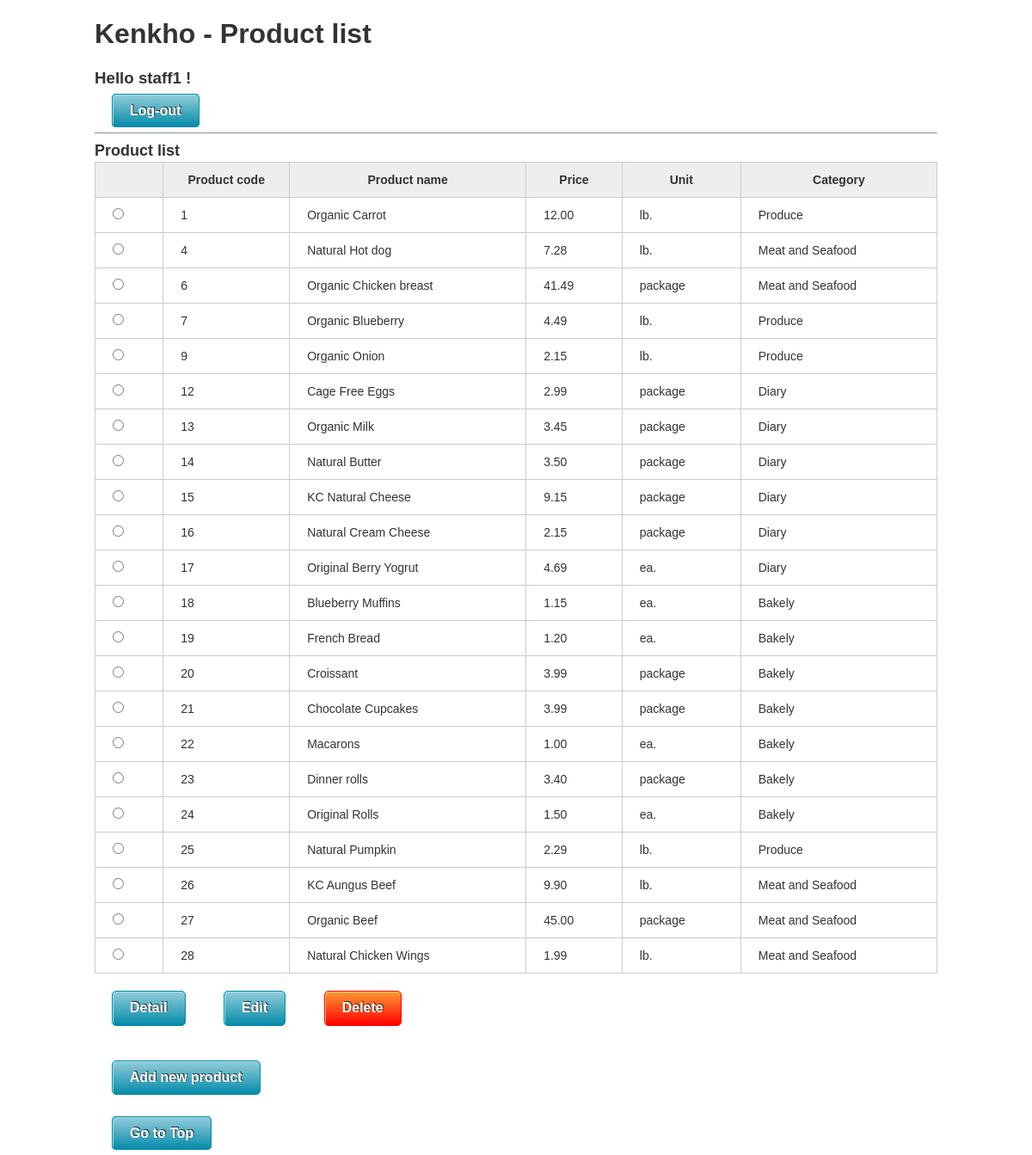
/management/main/product/pro_list.php (signed in), run on the app's committed database.
### tables this page shows
CREATE TABLE `mst_product` (
  `code` int(11) NOT NULL,
  `name` varchar(50) NOT NULL,
  `price` int(10) NOT NULL,
  `unit_code` int(11) NOT NULL,
  `image` varchar(150) NOT NULL,
  `category_code` int(11) NOT NULL
);

### management/lib/p.php (the view)
<?php
class p{
  public static $encoding = 'UTF-8';
  public static function h($str)
  {
    echo htmlspecialchars($str, ENT_QUOTES, static::$encoding);
  }
}
?>

### management/main/product/pro_list.php (shortened to what this page needs)
<?php
require_once '../../lib/p.php';
try{
    $db = new PDO(DSN, DB_USER, DB_PWD);
    $db->setAttribute(PDO::ATTR_ERRMODE, PDO::ERRMODE_EXCEPTION);
    $sql = 'SELECT p.code, p.name, p.price, u.name as unit, c.name as category FROM mst_product p
    LEFT JOIN mst_category c ON p.category_code = c.code
    LEFT JOIN mst_unit u ON p.unit_code = u.code';
    $stmt = $db->prepare($sql);
    $stmt->execute();
    $list = $stmt->fetchAll(PDO::FETCH_ASSOC);
} catch(PDOException $e){
	header('Content-Type: text/plain; charset=UTF-8', true, 500);
    exit($e->getMessage());
}
?>
<!DOCTYPE html>
<html>
<head>
<link rel="stylesheet" type="text/css" href="../../common/css/normalize.css">
<link rel="stylesheet" type="text/css" href="../../common/css/style.css">
</head>
<body>
<div id='page'>
<div id='pageHeader'>
 <h1>Kenkho - Product list</h1>
 <h3>Hello <?php p::h($_SESSION['name']) ?> !</h3>
 <p><a href="../staff_login/staff_logout.php" class='btnBlue'>Log-out</a></p>
</div>
<hr>
<div id='pageBody'>
<div class='list'>
<form method='post' action='pro_list.php'>
<table>
	<caption>Product list</caption>
	<thead>
		<tr>
			<th></th>
			<th width=15%>Product code</th>
			<th>Product name</th>
			<th>Price</th>
			<th>Unit</th>
			<th>Category</th>
		</tr>
	</thead>
	<tbody>
		<?php foreach($list as $row): ?>
		<tr>
			<td>
			<input type='radio' name='procode' value="<?php P::h($row['code']) ?>"/></td>
			<td><?php P::h($row['code']) ?></td>
			<td><?php P::h($row['name']) ?></td>
			<td><?php P::h(number_format($row['price']/100,2)) ?></td>
			<td><?php P::h($row['unit']) ?></td>
			<td><?php P::h($row['category']) ?></td>
		</tr>
        <?php endforeach; ?>
    </tbody>
</table>
    <input type='submit' class='btnBlue' name='btn_detail' value='Detail'>
	<input type='submit' class='btnBlue' name='btn_edit' value='Edit'>
	<input type='submit' class='btnRed' name='btn_delete' value='Delete'><br>
	<input type='submit' class='btnBlue' name='btn_add' value='Add new product'>
</form>
<p><a href="../../index.php" class='btnBlue'>Go to Top</a></p>
</div>
</div>
</div>
</body>
</html>

### management/common/css/style.css (style rules this page uses)
body { color: #333333; font-family: sans-serif; }
table caption { font-size: 18px; line-height: 1.333; font-weight: bold; text-align: left; }
a { text-decoration:none; }
#page { width: 980px; margin: 0 auto; }
#pageBody .list table { border: 1px solid #CCCCCC; border-collapse: collapse; width: 100%; }
#pageBody .list table th { background-color: #EEEEEE; }
#pageBody .list table tr th, #pageBody .list table tr td { font-size: 14px; line-height: 1.429; border: 1px solid #CCCCCC; padding:10px 20px; }
.btnBlue { margin: 20px 20px; font-weight: bold; padding: 10px 20px; font-size: 100%; color: #FFFFFF; cursor: pointer; border-radius: 5px; background-color: #058BA9; background-image: linear-gradient(to bottom, #92CDDB, #058BA9); border: 1px solid #058BA9; box-shadow: 1px 1px 0 #9DDDED inset; text-shadow: 1px -1px 0 #333333; }
.btnRed { margin: 20px 20px; font-weight: bold; padding: 10px 20px; font-size: 100%; color: #FFFFFF; cursor: pointer; border-radius: 5px; background-image: linear-gradient(to bottom, #FF9933, #FF0000); border: 1px solid #FF0000; box-shadow: 1px 1px 0 #FFCC66 inset; text-shadow: 1px -1px 0 #333333; }

### data on the page
mst_product: code "1 Organic Carrot 12.00 lb. Produce"
mst_product: code "4 Natural Hot dog 7.28 lb. Meat and Seafood"
mst_product: code "6 Organic Chicken breast 41.49 package Meat and Seafood"
mst_product: code "7 Organic Blueberry 4.49 lb. Produce"
mst_product: code "9 Organic Onion 2.15 lb. Produce"
mst_product: code "12 Cage Free Eggs 2.99 package Diary"
mst_product: code "13 Organic Milk 3.45 package Diary"
mst_product: code "14 Natural Butter 3.50 package Diary"
mst_product: code "15 KC Natural Cheese 9.15 package Diary"
mst_product: code "16 Natural Cream Cheese 2.15 package Diary"
mst_product: code "17 Original Berry Yogrut 4.69 ea. Diary"
mst_product: code "18 Blueberry Muffins 1.15 ea. Bakely"
mst_product: code "19 French Bread 1.20 ea. Bakely"
mst_product: code "20 Croissant 3.99 package Bakely"
mst_product: code "21 Chocolate Cupcakes 3.99 package Bakely"
mst_product: code "22 Macarons 1.00 ea. Bakely"
mst_product: code "23 Dinner rolls 3.40 package Bakely"
mst_product: code "24 Original Rolls 1.50 ea. Bakely"
mst_product: code "25 Natural Pumpkin 2.29 lb. Produce"
mst_product: code "26 KC Aungus Beef 9.90 lb. Meat and Seafood"
mst_product: code "27 Organic Beef 45.00 package Meat and Seafood"
mst_product: code "28 Natural Chicken Wings 1.99 lb. Meat and Seafood"

### other printed values
$str "staff1"
